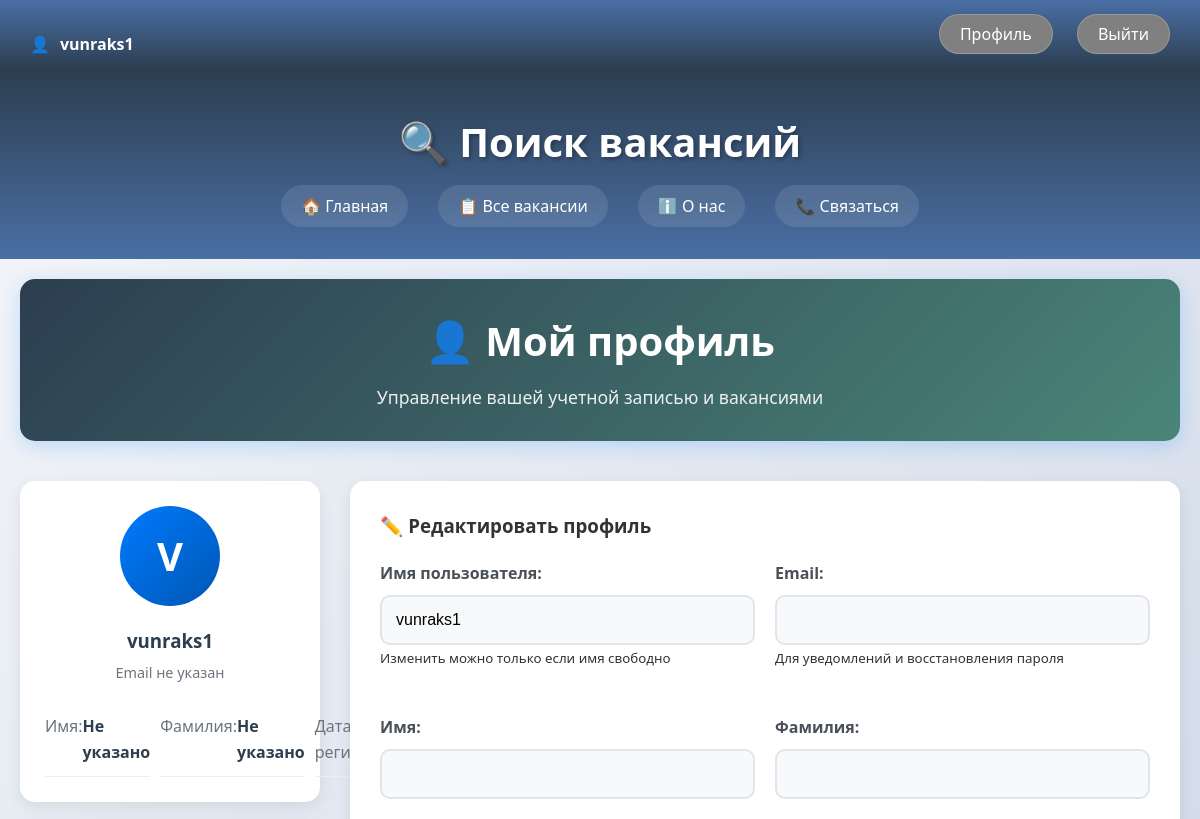
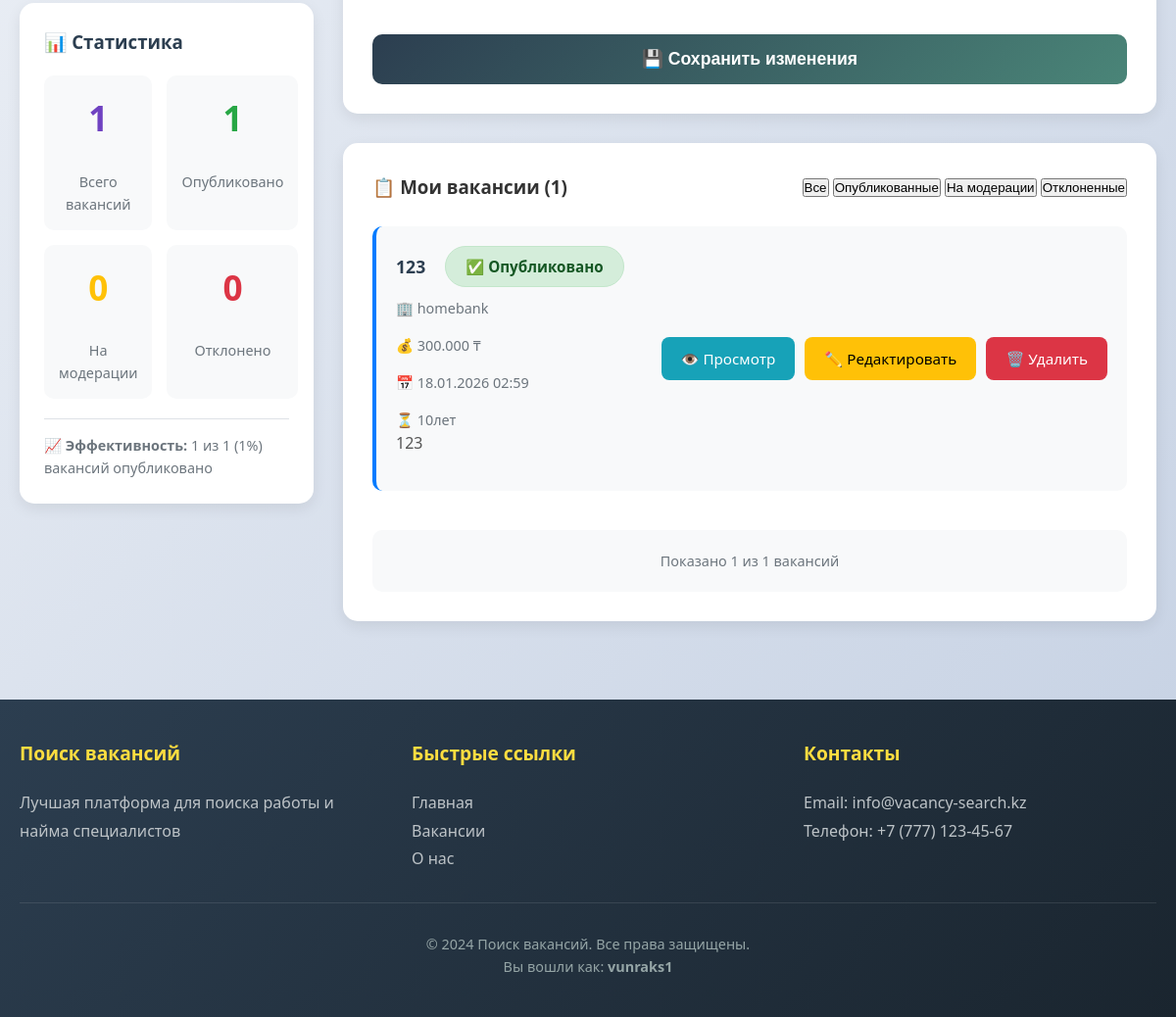
Screenshot of /profile/ (signed in) with the database file from the repository (2 pictures, top to bottom).
### blog/models.py (models this page shows, shortened)
class Vacancy(models.Model):
    STATUS_CHOICES = [
        ('moderation', 'На модерации'),
        ('published', 'Опубликовано'),
        ('rejected', 'Отклонено'),
    ]
    author = models.ForeignKey(
        User,
        on_delete=models.CASCADE,
        verbose_name="Автор",
        related_name='vacancies',
        null=True,
        blank=True
    )
    title = models.CharField(max_length=255, verbose_name="Название")
    description = models.TextField(verbose_name="Описание")
    company = models.CharField(max_length=255, verbose_name="Компания")
    location = models.CharField(max_length=255, verbose_name="Местоположение", default="")
    status = models.CharField(max_length=20, choices=STATUS_CHOICES, default='moderation', verbose_name="Статус")
    salary = models.CharField(max_length=100, verbose_name="Зарплата", blank=True, null=True)
    experience = models.CharField(max_length=100, verbose_name="Опыт работы", blank=True, null=True)
    created_at = models.DateTimeField(auto_now_add=True, verbose_name="Дата создания")
    updated_at = models.DateTimeField(auto_now=True, verbose_name="Дата обновления")
    class Meta:
        verbose_name = "Вакансия"
        verbose_name_plural = "Вакансии"
    class Meta:
        verbose_name = "Вакансия"
        verbose_name_plural = "Вакансии"
        ordering = ['-created_at']

### blog/views.py (the view, shortened to what this page needs)
# urls.py: path('profile/', views.profile_view, name='profile'),
@login_required
def profile_view(request):
    try:
        user_vacancies = Vacancy.objects.filter(author=request.user)
        stats = {
            'total_vacancies': user_vacancies.count(),
            'published_vacancies': user_vacancies.filter(status='published').count(),
            'moderation_vacancies': user_vacancies.filter(status='moderation').count(),
            'rejected_vacancies': user_vacancies.filter(status='rejected').count(),
        }
    except Exception as e:
        print(f"Ошибка при получении вакансий: {e}")
        user_vacancies = []
        stats = {
            'total_vacancies': 0,
            'published_vacancies': 0,
            'moderation_vacancies': 0,
            'rejected_vacancies': 0,
        }
    context = {
        'user_vacancies': user_vacancies,
        'stats': stats,
        'user': request.user,
    }
    return render(request, 'profile.html', context)

### blog/templates/profile.html (shortened to what this page needs)
{% extends 'base.html' %}
{% load static %}
{% block content %}
<div class="profile-container">
    <div class="profile-header">
        <h1>👤 Мой профиль</h1>
        <p>Управление вашей учетной записью и вакансиями</p>
    </div>
    <div class="profile-content">
        <div class="profile-sidebar">
            <div class="user-card">
                <div class="user-avatar">
                    <div class="avatar-circle">
                        {{ user.username|first|upper }}
                    </div>
                    <h3>{{ user.username }}</h3>
                    <p class="user-email">{{ user.email|default:"Email не указан" }}</p>
                </div>
                <div class="user-info">
                    <div class="info-item">
                        <span class="label">Имя:</span>
                        <span class="value">{{ user.first_name|default:"Не указано" }}</span>
                    </div>
                    <div class="info-item">
                        <span class="label">Фамилия:</span>
                        <span class="value">{{ user.last_name|default:"Не указано" }}</span>
                    </div>
                    <div class="info-item">
                        <span class="label">Дата регистрации:</span>
                        <span class="value">{{ user.date_joined|date:"d.m.Y" }}</span>
                    </div>
                    <div class="info-item">
                        <span class="label">Последний вход:</span>
                        <span class="value">{{ user.last_login|date:"d.m.Y H:i"|default:"Никогда" }}</span>
                    </div>
                </div>
            </div>
            <div class="stats-card">
                <h3>📊 Статистика</h3>
                <div class="stats-grid">
                    <div class="stat-item">
                        <div class="stat-number">{{ stats.total_vacancies }}</div>
                        <div class="stat-label">Всего вакансий</div>
                    </div>
                    <div class="stat-item">
                        <div class="stat-number" style="color: #28a745;">{{ stats.published_vacancies }}</div>
                        <div class="stat-label">Опубликовано</div>
                    </div>
                    <div class="stat-item">
                        <div class="stat-number" style="color: #ffc107;">{{ stats.moderation_vacancies }}</div>
                        <div class="stat-label">На модерации</div>
                    </div>
                    <div class="stat-item">
                        <div class="stat-number" style="color: #dc3545;">{{ stats.rejected_vacancies }}</div>
                        <div class="stat-label">Отклонено</div>
                    </div>
                </div>
                {% if stats.total_vacancies > 0 %}
                <div class="stats-summary" style="margin-top: 20px; padding-top: 15px; border-top: 1px solid #dee2e6;">
                    <p style="font-size: 0.9rem; color: #6c757d;">
                        📈 <strong>Эффективность:</strong>
                        {% if stats.total_vacancies > 0 %}
                            {{ stats.published_vacancies|floatformat:0 }} из {{ stats.total_vacancies }} ({{ stats.published_vacancies|floatformat:0 }}%)
                        {% else %}
                            0%
                        {% endif %}
                        вакансий опубликовано
                    </p>
                </div>
                {% endif %}
            </div>
        </div>
        <div class="profile-main">
            <div class="edit-profile-card">
                <h3>✏️ Редактировать профиль</h3>
                <form method="post" class="profile-form">
                    <div class="form-row">
                        <div class="form-group">
                            <label for="username">Имя пользователя:</label>
                            <input type="text" id="username" name="username"
                                   value="{{ user.username }}" class="form-control" required>
                            <small class="form-text">Изменить можно только если имя свободно</small>
                        </div>
                        <div class="form-group">
                            <label for="email">Email:</label>
                            <input type="email" id="email" name="email"
                                   value="{{ user.email|default:'' }}" class="form-control">
                            <small class="form-text">Для уведомлений и восстановления пароля</small>
                        </div>
                    </div>
                    <div class="form-row">
                        <div class="form-group">
                            <label for="first_name">Имя:</label>
                            <input type="text" id="first_name" name="first_name"
                                   value="{{ user.first_name|default:'' }}" class="form-control">
                        </div>
                        <div class="form-group">
                            <label for="last_name">Фамилия:</label>
                            <input type="text" id="last_name" name="last_name"
                                   value="{{ user.last_name|default:'' }}" class="form-control">
                        </div>
                    </div>
                    <div class="form-actions">
                        <button type="submit" class="btn-save">💾 Сохранить изменения</button>
                    </div>
                </form>
            </div>
            <div class="my-vacancies">
                <div class="section-header">
                    <h3>📋 Мои вакансии ({{ stats.total_vacancies }})</h3>
                    <div class="vacancy-filters">
                        <button class="filter-btn active" data-filter="all">Все</button>
                        <button class="filter-btn" data-filter="published">Опубликованные</button>
                        <button class="filter-btn" data-filter="moderation">На модерации</button>
                        <button class="filter-btn" data-filter="rejected">Отклоненные</button>
                    </div>
                </div>
                {% if user_vacancies %}
                    <div class="vacancies-list">
                        {% for vacancy in user_vacancies %}
                            <div class="vacancy-item" data-status="{{ vacancy.status }}">
                                <div class="vacancy-info">
                                    <h4>
                                        <a href="{% url 'vacancy_detail' vacancy.pk %}">{{ vacancy.title }}</a>
                                        <span class="status-badge status-{{ vacancy.status }}">
                                            {% if vacancy.status == 'published' %}
                                                <span class="badge-icon">✅</span> Опубликовано
                                            {% elif vacancy.status == 'moderation' %}
                                                <span class="badge-icon">⏳</span> На модерации
                                            {% else %}
                                                <span class="badge-icon">❌</span> Отклонено
                                            {% endif %}
                                        </span>
                                    </h4>
                                    <p class="vacancy-meta">
                                        <span>🏢 {{ vacancy.company }}</span>
                                        <span>💰 {{ vacancy.salary|default:"Не указана" }} {% if vacancy.salary %}₸{% endif %}</span>
                                        <span>📅 {{ vacancy.created_at|date:"d.m.Y H:i" }}</span>
                                        {% if vacancy.experience %}
                                            <span>⏳ {{ vacancy.experience }}</span>
                                        {% endif %}
                                    </p>
                                    <p class="vacancy-description">
                                        {{ vacancy.description|truncatechars:150 }}
                                    </p>
                                </div>
                                <div class="vacancy-actions">
                                    <a href="{% url 'vacancy_detail' vacancy.pk %}" class="btn-view" title="Просмотр">
                                        👁️ Просмотр
                                    </a>
                                    <a href="{% url 'vacancy_update' vacancy.pk %}" class="btn-edit" title="Редактировать">
                                        ✏️ Редактировать
                                    </a>
                                    <a href="{% url 'vacancy_delete' vacancy.pk %}" class="btn-delete" title="Удалить">
                                        🗑️ Удалить
                                    </a>
                                </div>
                            </div>
                        {% endfor %}
                    </div>
                    <div class="pagination">
                        <p style="text-align: center; color: #6c757d; font-size: 0.9rem;">
                            Показано {{ user_vacancies|length }} из {{ stats.total_vacancies }} вакансий
                        </p>
                    </div>
                {% endif %}
            </div>
        </div>
    </div>
</div>
{% endblock %}

### blog/templates/base.html (shortened to what this page needs)
{% load static %}
<!DOCTYPE html>
<html lang="ru">
<head>
    <link rel="stylesheet" href="{% static 'css/style.css' %}">
</head>
<body>
    <div class="user-panel">
        <div class="user-info">
            {% if user.is_authenticated %}
                👤 <strong>{{ user.username }}</strong>
            {% else %}
                👤 Гость
            {% endif %}
        </div>
        <div class="user-links">
            {% if user.is_authenticated %}
                <a href="{% url 'profile' %}">Профиль</a>
                <a href="{% url 'logout' %}">Выйти</a>
            {% else %}
                <a href="{% url 'login' %}">Войти</a>
                <a href="{% url 'register' %}">Регистрация</a>
            {% endif %}
        </div>
    </div>
    <header>
        <h1>🔍 Поиск вакансий</h1>
        <nav>
            <ul>
                <li><a href="{% url 'home_page' %}">🏠 Главная</a></li>
                <li><a href="{% url 'vacancy_list' %}">📋 Все вакансии</a></li>
                <li><a href="{% url 'about_page' %}">ℹ️ О нас</a></li>
                <li><a href="{% url 'contact_page' %}">📞 Связаться</a></li>
            </ul>
        </nav>
    </header>
    <main>
        {% block content %}{% endblock %}
    </main>
    <footer>
        <div class="footer-content">
            <div class="footer-section">
                <h3>Поиск вакансий</h3>
                <p>Лучшая платформа для поиска работы и найма специалистов</p>
            </div>
            <div class="footer-section">
                <h3>Быстрые ссылки</h3>
                <p><a href="{% url 'home_page' %}">Главная</a></p>
                <p><a href="{% url 'vacancy_list' %}">Вакансии</a></p>
                <p><a href="{% url 'about_page' %}">О нас</a></p>
            </div>
            <div class="footer-section">
                <h3>Контакты</h3>
                <p>Email: info@vacancy-search.kz</p>
                <p>Телефон: +7 (777) 123-45-67</p>
            </div>
        </div>
        <div class="footer-bottom">
            <p>&copy; 2024 Поиск вакансий. Все права защищены.</p>
            {% if user.is_authenticated %}
                <p>Вы вошли как: <strong>{{ user.username }}</strong></p>
            {% endif %}
        </div>
    </footer>
</body>
</html>

### rows the page displays
Vacancy: title "123", status "Опубликовано", company "homebank", salary "300.000", created_at "18.01.2026 02:59", experience "10лет", description "123"

### other values shown
{{ user.username }} "vunraks1"
{{ user.username|first|upper }} "V"
{{ user.email|default:"Email не указан" }} "Email не указан"
{{ user.first_name|default:"Не указано" }} "Не указано"
{{ user.last_name|default:"Не указано" }} "Не указано"
{{ stats.total_vacancies }} "1"
{{ stats.published_vacancies }} "1"
{{ stats.moderation_vacancies }} "0"
{{ stats.rejected_vacancies }} "0"
{{ stats.published_vacancies|floatformat:0 }} "1"
{{ user_vacancies|length }} "1"
